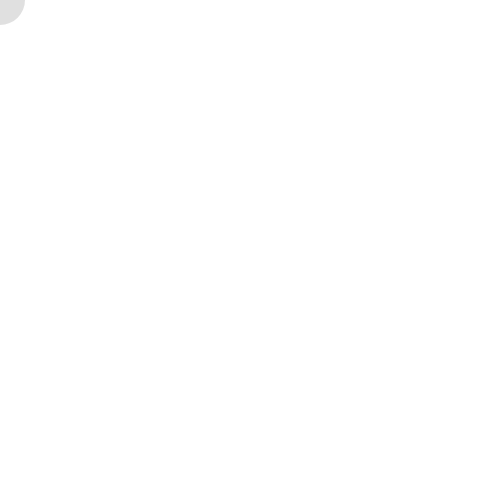
Frame 1 (no input)
Frame 60 (no input): identical to frame 1, image omitted
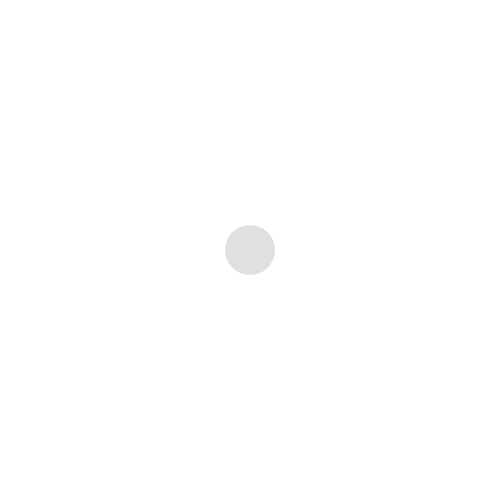
Frame 120 (the mouse pressed at the canvas centre since frame 60)

The p5.js sketch that drew these frames (run headless with seeded random() and noise() and a simulated clock; from frame 60 on, the mouse is pressed at the canvas centre):

// p5.js sketch
// ── sketch.js
function setup() {
  createCanvas(500,500);
}

function draw() {
  background(255);
  fill(100,50);
  noStroke();
  ellipse(mouseX,mouseY,50,50);
}
